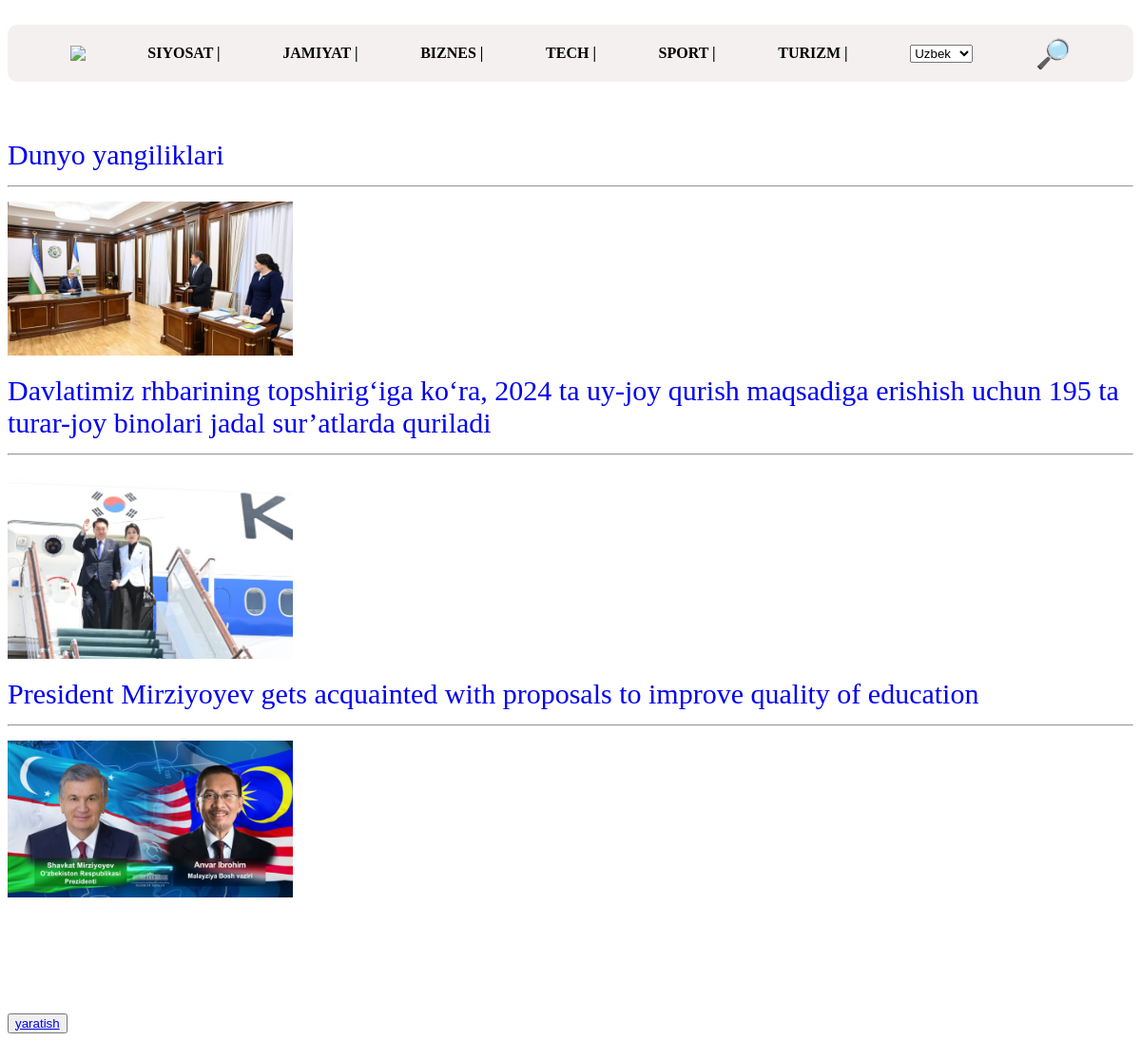
Before: / with the older database file.
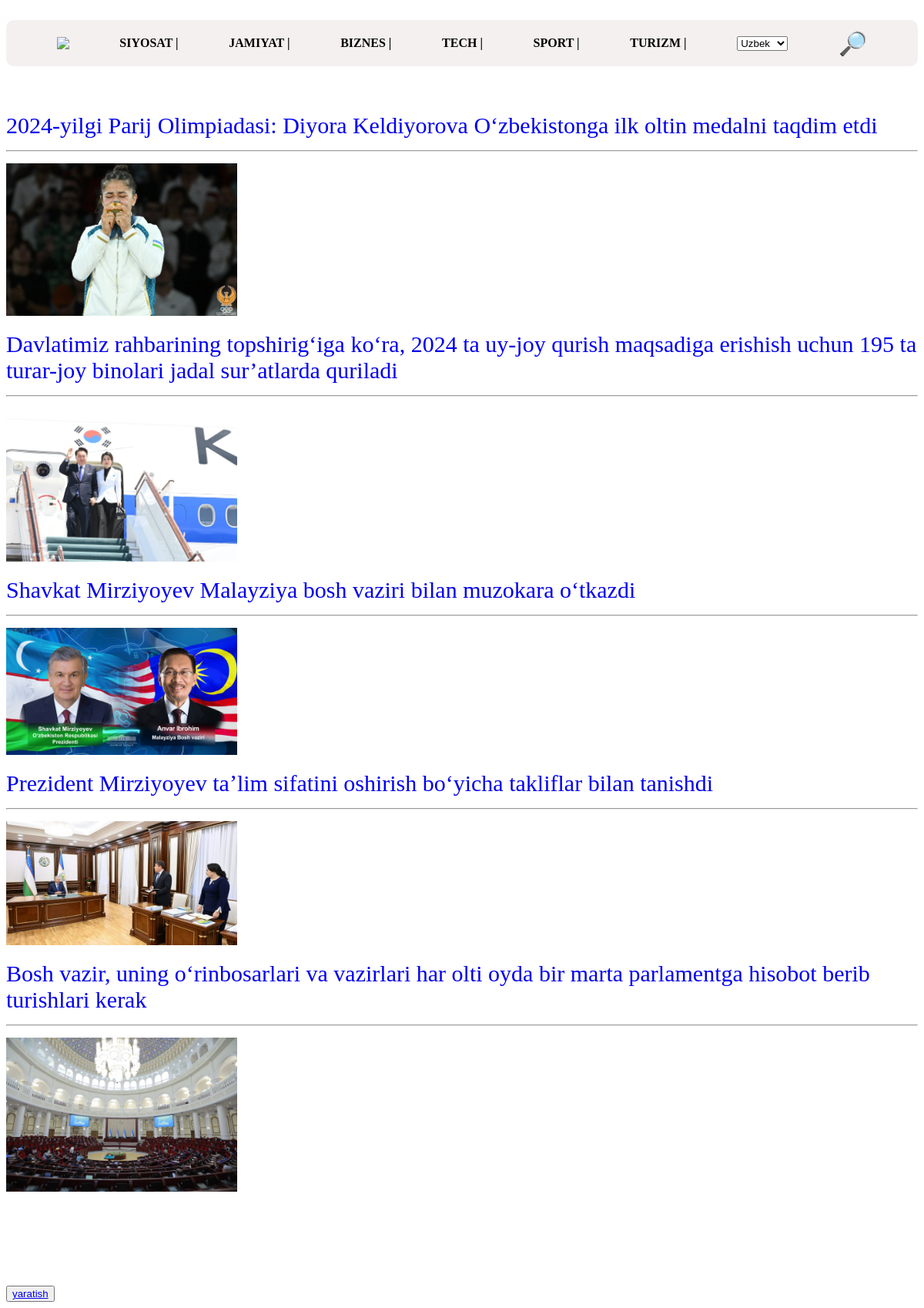
After: the same page with the newer database file.
### app/models.py (models this page shows)
class NewsModel(models.Model):
    title = models.CharField(max_length = 200)
    body = models.TextField()
    image = models.ImageField()

### app/views.py (the view)
# urls.py: path('', NewsListView.as_view(), name='news_list'),
class NewsListView(ListView):
    model = NewsModel
    template_name = 'news_list.html'

### templates/news_list.html (shortened to what this page needs)
<!DOCTYPE html>
<html lang="en">
<head>
</head>
<body>
    <div class="main_image">
    </div>
    <div class="header">
        <img src="https://kun.uz/assets/d1394a23/img/icons/logo-light.svg" class="kun uzx">
        <a href="/">SIYOSAT |</a>
        <a href="/">JAMIYAT |</a>
        <a href="/">BIZNES |</a>
        <a href="/">TECH |</a>
        <a href="/">SPORT |</a>
        <a href="/">TURIZM |</a>
        <select name="" id="">
            <option value="uz">Uzbek</option>
        </select>
        <p>🔎</p>
        </div>
        <div class="main_theme">
            {% for i in object_list %}
            <a href="{% url 'news_detail' i.pk %}"> <li>{{i.title}}</li></a>
            <hr>
            <div>
                <img src="{{i.image.url}}" alt="">
            </div>
            {% endfor %}
            <br> <br> <br>
           </div>
           <button><a href="{% url 'news_create' %}" >yaratish</a></button>
</body>
</html>

### templates/news_list.html (style rules this page uses)
.main_image { padding-left: 80px; }
.header { width: 100%; height: 60px; background-color: rgb(245, 240, 240); margin: 0; display: flex; border-radius: 10px; display: flex; align-items: center; justify-content:space-evenly; }
.header a { text-decoration: none; color: black; font-size: 16px; font-weight:600 ; }
.header p { font-size: 30px; }
.main_theme { margin-top: 60px; text-decoration: none; color: black; font-size: 30px; }
.main_theme img { width: 100%; height: auto; max-width: 300px; object-fit: cover; display: flex; display: block; margin-bottom: 20px; }
.main_theme a { text-decoration: none; display: flex; font-size: 30px; display: block; margin-bottom: 10px; }
li { list-style-type: none; margin: 0; }

Changed rows visible on the page:
removed NewsModel: title "Dunyo yangiliklari", image (picture)
added NewsModel: title "2024-yilgi Parij Olimpiadasi: Diyora Keldiyorova O‘zbekistonga ilk oltin medalni taqdim etdi", image (picture)
changed NewsModel: title "Davlatimiz rhbarining topshirig‘iga ko‘ra, 2024 ta uy-joy qurish maqsadiga erishish uchun 195 ta turar-joy binolari jadal sur’atlarda quriladi" → "Davlatimiz rahbarining topshirig‘iga ko‘ra, 2024 ta uy-joy qurish maqsadiga erishish uchun 195 ta turar-joy binolari jadal sur’atlarda quriladi"
changed NewsModel: title "President Mirziyoyev gets acquainted with proposals to improve quality of education" → "Shavkat Mirziyoyev Malayziya bosh vaziri bilan muzokara o‘tkazdi"
added NewsModel: title "Prezident Mirziyoyev taʼlim sifatini oshirish boʻyicha takliflar bilan tanishdi", image (picture)
added NewsModel: title "Bosh vazir, uning o‘rinbosarlari va vazirlari har olti oyda bir marta parlamentga hisobot berib turishlari kerak", image (picture)
